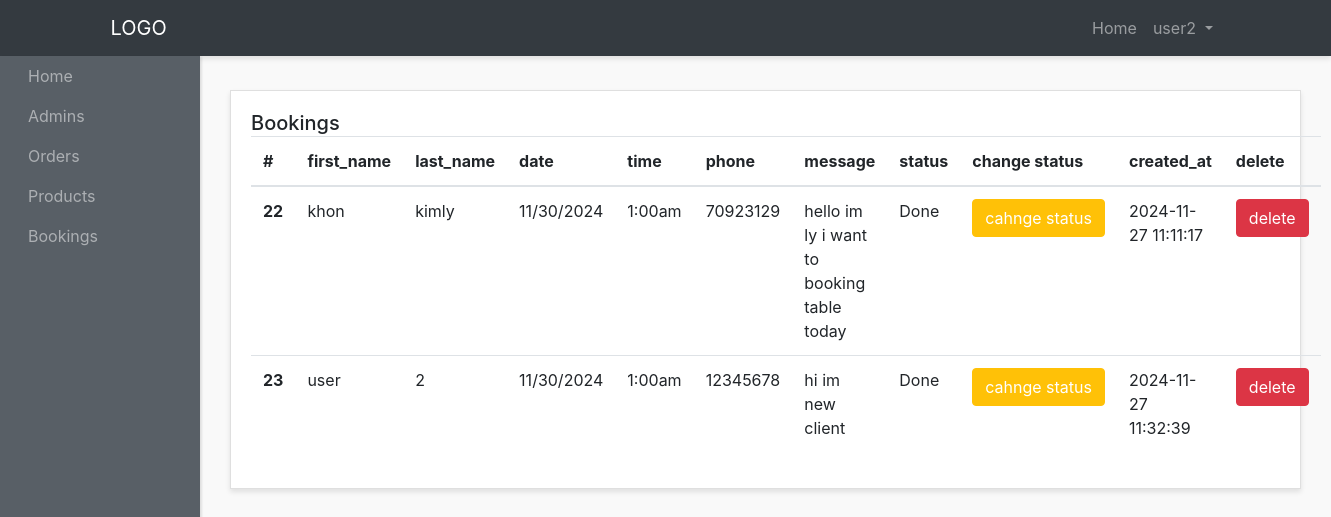
The app's page /admin-panel/bookings-admins/show-bookings.php (signed in) with its own data.
### tables this page shows
CREATE TABLE `bookings` (
  `id` int(10) NOT NULL,
  `first_name` varchar(200) NOT NULL,
  `last_name` varchar(200) NOT NULL,
  `date` varchar(200) NOT NULL,
  `time` varchar(200) NOT NULL,
  `phone` varchar(100) NOT NULL,
  `message` text NOT NULL,
  `status` varchar(200) NOT NULL DEFAULT 'Pending',
  `user_id` int(7) NOT NULL,
  `created_at` timestamp NOT NULL DEFAULT current_timestamp()
);

### admin-panel/bookings-admins/show-bookings.php (the view, shortened to what this page needs)
<?php require "../layouts/header.php"; ?>
<?php require "../../config/config.php"; ?>
<?php
  $bookings = $conn->query("SELECT * FROM bookings");
  $bookings->execute();
  $allBookings = $bookings->fetchAll(PDO::FETCH_OBJ);
?>
      <div class="row">
        <div class="col">
          <div class="card">
            <div class="card-body">
              <h5 class="card-title mb-4 d-inline">Bookings</h5>
              <table class="table">
                <thead>
                  <tr>
                    <th scope="col">#</th>
                    <th scope="col">first_name</th>
                    <th scope="col">last_name</th>
                    <th scope="col">date</th>
                    <th scope="col">time</th>
                    <th scope="col">phone</th>
                    <th scope="col">message</th>
                    <th scope="col">status</th>
                    <th scope="col">change status</th>
                    <th scope="col">created_at</th>
                    <th scope="col">delete</th>
                  </tr>
                </thead>
                <tbody>
                  <?php foreach($allBookings as $booking) : ?>
                  <tr>
                    <th scope="row"><?php echo $booking->id; ?></th>
                    <td><?php echo $booking->first_name; ?></td>
                    <td><?php echo $booking->last_name; ?></td>
                    <td><?php echo $booking->date; ?> </td>
                    <td><?php echo $booking->time; ?></td>
                    <td><?php echo $booking->phone; ?></td>
                    <td>
                    <?php echo $booking->message; ?>
                    </td>
                    <td><?php echo $booking->status; ?></td>
                    <td><a href="change-status.php?id=<?php echo $booking->id; ?>" class="btn btn-warning  text-white text-center ">cahnge status</a></td>
                    <td><?php echo $booking->created_at; ?></td>
                     <td><a href="delete-bookings.php?id=<?php echo $booking->id; ?>" class="btn btn-danger  text-center ">delete</a></td>
                  </tr>
                  <?php endforeach; ?>
                </tbody>
              </table>
            </div>
          </div>
        </div>
      </div>
 <?php require "../layouts/footer.php"; ?>

### admin-panel/styles/style.css (style rules this page uses)
body { background:#f9f9f9; }
.card { margin-bottom: 15px; border-radius:0; box-shadow: 0 3px 5px rgba(0,0,0,.1); }

### records on screen
bookings: id "22", first_name "khon", last_name "kimly", date "11/30/2024", time "1:00am", phone "70923129", message "hello im ly i want to booking table today", status "Done", created_at "2024-11-27 11:11:17"
bookings: id "23", first_name "user", last_name "2", date "11/30/2024", time "1:00am", phone "12345678", message "hi im new client", status "Done", created_at "2024-11-27 11:32:39"

### other values on screen
$_SESSION['admin_name'] "user2"
